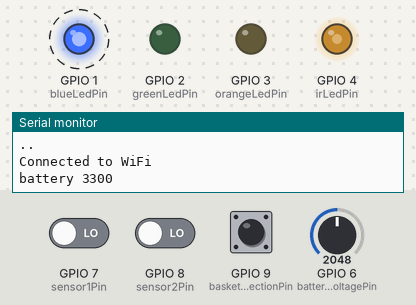
This sketch was run on a simulated ESP32-S3. Shown: output pins drawn as LEDs (lit = HIGH), the last lines printed to the serial monitor. Dashed ring = blinking. Inputs (shaded band) come from the test bench; at power-on: GPIO 7 (sensor1Pin) LOW, GPIO 8 (sensor2Pin) LOW, GPIO 6 (batteryVoltagePin) = 2048, GPIO 9 (basketSelectionPin) LOW. WiFi joins after 1.5 s; servers stay silent unless stated; not simulated (calls return 0 or success): secrets.h.

Above: at 3.4 s.
3.5 s: GPIO 7 (sensor1Pin) driven HIGH
At 5.4 s:
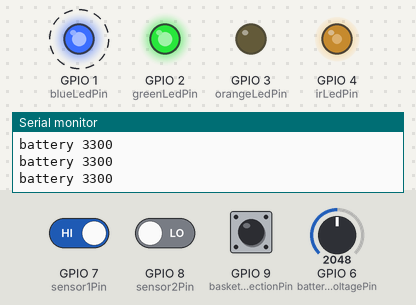
7.6 s: GPIO 8 (sensor2Pin) driven HIGH
At 9.6 s:
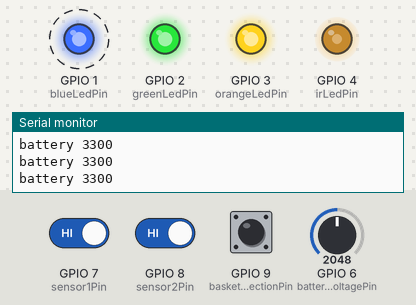
11.7 s: GPIO 7 (sensor1Pin) driven LOW
At 13.8 s:
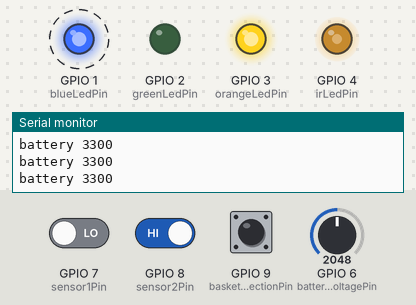
15.8 s: GPIO 8 (sensor2Pin) driven LOW
At 16.8 s:
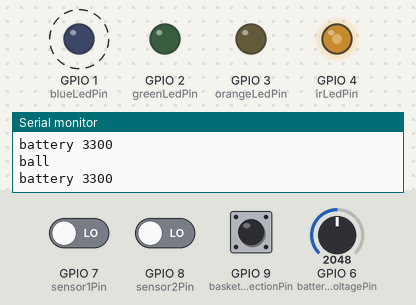
Timing chart, 0 to 18.3 s (numbered marks = the images above; inputs shaded):
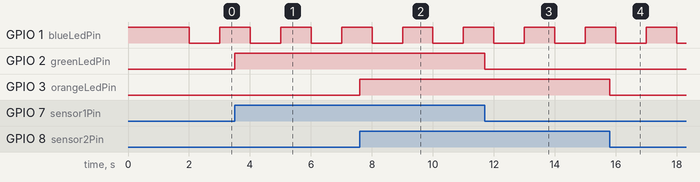

The sketch:

robot-basketball-basket-counter-firmware.ino
```cpp
#include <WiFi.h>
#include <ArduinoWebsockets.h>
#include "secrets.h"

using namespace websockets;

typedef struct __attribute__((packed)) Feedback {
  uint8_t color;
  uint16_t battery;
} Feedback;

typedef struct Sensor {
  const uint8_t pin;
  bool state;
} Sensor;

unsigned long reconnectDelay = 1000;
unsigned long lastReconnectTime = 0;

const uint8_t irLedPin = D3;
const uint8_t sensor1Pin = D8;
const uint8_t sensor2Pin = D9;
const uint8_t blueLedPin = D0;
const uint8_t orangeLedPin = D2;
const uint8_t greenLedPin = D1;
const uint8_t basketSelectionPin = D10;
const uint8_t batteryVoltagePin = 6;

Sensor sensor1 = {.pin = sensor1Pin, .state = LOW};
Sensor sensor2 = {.pin = sensor2Pin, .state = LOW};

const uint32_t irLedFrequency = 56000;
const uint8_t irLedTimerBits = 8;
const uint32_t irLedDuty = 128;

unsigned long time_ms = 0;

int sensorSequenceState = 0;
int sensorsState = 0;
int lastSensorsState = 0;
bool ballDetected = false;
bool timerUpdate = false;
bool isMagentaBasket = false;

uint32_t batteryMilliVolts = 0;

Feedback feedback = {.color = 0, .battery = 0};

WebsocketsClient client;

hw_timer_t * timer = NULL;

void onTimer(){
  timerUpdate = true;
  digitalWrite(blueLedPin, !digitalRead(blueLedPin));
}

void startTimer() {
  timer = timerBegin(1000000);
  timerAttachInterrupt(timer, &onTimer);
  timerAlarm(timer, 1000000, true, 0);  //1000 ms
}

void endTimer() {
  timerEnd(timer);
  timer = NULL;
}

void onMessageCallback(WebsocketsMessage message) {
  Serial.print("Got Message: ");
  Serial.println(message.data());
}

void onEventsCallback(WebsocketsEvent event, String data) {
  if (event == WebsocketsEvent::ConnectionOpened) {
    //digitalWrite(orangeLedPin, LOW);
    Serial.println("Connnection Opened");
  } else if (event == WebsocketsEvent::ConnectionClosed) {
    //digitalWrite(orangeLedPin, HIGH);
    Serial.println("Connnection Closed");
  } else if (event == WebsocketsEvent::GotPing) {
    Serial.println("Got a Ping!");
  } else if (event == WebsocketsEvent::GotPong) {
    Serial.println("Got a Pong!");
  }
}

void ARDUINO_ISR_ATTR sensorHandler(void *arg) {
  Sensor* s = static_cast<Sensor*>(arg);
  s->state = digitalRead(s->pin);

  sensorsState = (sensor2.state << 1) | sensor1.state;

  if (sensorsState != lastSensorsState) {
    switch (sensorSequenceState) {
      case 0:
        if (sensorsState == 1) {
          sensorSequenceState = 1;
        } else {
          sensorSequenceState = 0;
        }
        break;
      case 1:
        if (sensorsState == 3) {
          sensorSequenceState = 2;
        } else {
          sensorSequenceState = 0;
        }
        break;
      case 2:
        if (sensorsState == 2) {
          sensorSequenceState = 3;
        } else if (sensorsState == 1) {
          sensorSequenceState = 1;
        } else {
          sensorSequenceState = 0;
        }
        break;
      case 3:
        if (sensorsState == 0) {
          ballDetected = true;
          sensorSequenceState = 0;
        } else if (sensorsState == 3) {
          sensorSequenceState = 2;
        } else {
          sensorSequenceState = 0;
        }
        break;
    }
  }

  lastSensorsState = sensorsState;
}

void setup() {
  Serial.begin(115200);

  pinMode(sensor1Pin, INPUT);
  attachInterruptArg(sensor1Pin, sensorHandler, &sensor1, CHANGE);

  pinMode(sensor2Pin, INPUT);
  attachInterruptArg(sensor2Pin, sensorHandler, &sensor2, CHANGE);

  pinMode(blueLedPin, OUTPUT);
  pinMode(orangeLedPin, OUTPUT);
  pinMode(greenLedPin, OUTPUT);
  pinMode(basketSelectionPin, INPUT);
  pinMode(batteryVoltagePin, INPUT);

  // Setup timer and attach timer to a led pin
  ledcAttach(irLedPin, irLedFrequency, irLedTimerBits);

  digitalWrite(blueLedPin, HIGH);

  // write duty to LEDC
  ledcWrite(irLedPin, irLedDuty);

  // Connect to wifi
  WiFi.begin(WIFI_SSID, WIFI_PASSWORD);

  // Wait some time to connect to wifi
  for (int i = 0; /*i < 10 && */WiFi.status() != WL_CONNECTED; i++) {
    Serial.print(".");
    delay(1000);
  }

  digitalWrite(blueLedPin, LOW);

  startTimer();

  Serial.println("\nConnected to WiFi");

  // Setup Callbacks
  client.onMessage(onMessageCallback);
  client.onEvent(onEventsCallback);

  // Connect to server
  client.connect(WEBSOCKETS_SERVER);

  // Send a ping
  client.ping();

  isMagentaBasket = digitalRead(basketSelectionPin) == HIGH;
  feedback.color = isMagentaBasket;
}

void loop() {
  time_ms = millis();

  if (ballDetected) {
    ballDetected = false;
    Serial.println("ball");

    /*if (isMagentaBasket) {
      client.send("magenta");
    } else {
      client.send("blue");
    }*/

    client.sendBinary((char *)&feedback, sizeof feedback);
  }

  digitalWrite(greenLedPin, sensor1.state);
  digitalWrite(orangeLedPin, sensor2.state);

  if (timerUpdate) {
    timerUpdate = false;
    batteryMilliVolts = analogReadMilliVolts(batteryVoltagePin) * 2;
    feedback.battery = batteryMilliVolts;
    Serial.printf("battery %d\n", batteryMilliVolts);
  }

  if (!client.available() && (time_ms - lastReconnectTime) > reconnectDelay) {
    lastReconnectTime = time_ms;
    Serial.println("Reconnecting websocket");
    client.connect(WEBSOCKETS_SERVER);
  }

  client.poll();
}
```

Measured:
- after the input at 3.5 s, GPIO 2 (greenLedPin): LOW → HIGH at once
- after the input at 7.6 s, GPIO 3 (orangeLedPin): LOW → HIGH at once
- after the input at 11.7 s, GPIO 2 (greenLedPin): HIGH → LOW at once
- after the input at 15.8 s, GPIO 3 (orangeLedPin): HIGH → LOW at once
- by itself, GPIO 1 (blueLedPin): alternates HIGH for 1.0 s and LOW for 1.0 s
